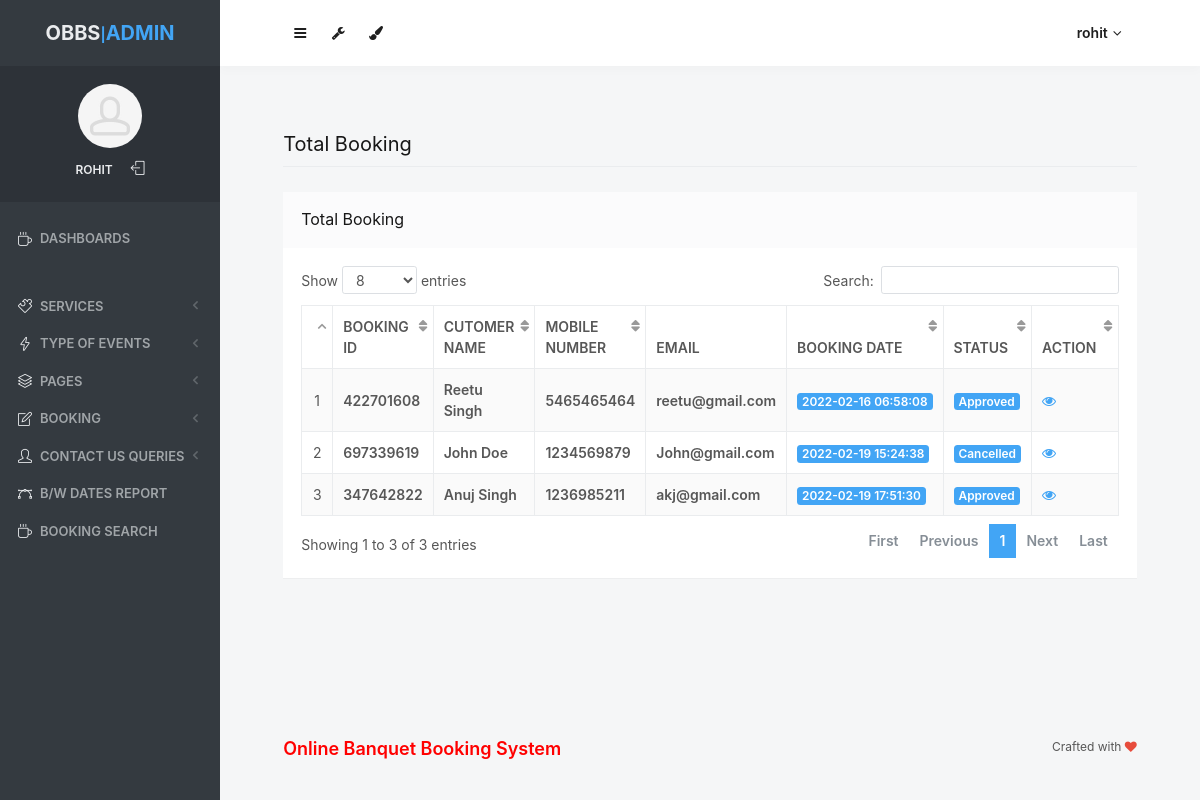
/weds/admin/all-booking.php (signed in), run on the app's committed database.
### tables this page shows
CREATE TABLE `tblbooking` (
  `ID` int(10) NOT NULL,
  `BookingID` int(10) DEFAULT NULL,
  `ServiceID` int(10) DEFAULT NULL,
  `UserID` int(5) DEFAULT NULL,
  `BookingFrom` date DEFAULT NULL,
  `BookingTo` date DEFAULT NULL,
  `EventType` varchar(200) DEFAULT NULL,
  `Numberofguest` int(10) DEFAULT NULL,
  `Message` mediumtext DEFAULT NULL,
  `BookingDate` timestamp NULL DEFAULT current_timestamp(),
  `Remark` varchar(200) DEFAULT NULL,
  `Status` varchar(200) DEFAULT NULL,
  `UpdationDate` timestamp NULL DEFAULT NULL ON UPDATE current_timestamp()
);

CREATE TABLE `tbluser` (
  `ID` int(10) NOT NULL,
  `FullName` varchar(200) DEFAULT NULL,
  `MobileNumber` bigint(10) DEFAULT NULL,
  `Email` varchar(200) DEFAULT NULL,
  `Password` varchar(200) DEFAULT NULL,
  `RegDate` timestamp NULL DEFAULT current_timestamp()
);

### weds/admin/all-booking.php (the view, shortened to what this page needs)
<?php
include('includes/dbconnection.php');
if (strlen($_SESSION['odmsaid']==0)) {
  header('location:logout.php');
  } else{
  ?>
<!doctype html>
<html lang="en" class="no-focus">
    <head>
        <link rel="stylesheet" href="assets/js/plugins/datatables/dataTables.bootstrap4.min.css">
        <link rel="stylesheet" id="css-main" href="assets/css/codebase.min.css">
    </head>
    <body>
        <div id="page-container" class="sidebar-o sidebar-inverse side-scroll page-header-fixed main-content-narrow">
           <?php include_once('includes/sidebar.php');?>
          <?php include_once('includes/header.php');?>
            <main id="main-container">
                <div class="content">
                    <h2 class="content-heading">Total Booking</h2>
                    <div class="block">
                        <div class="block-header block-header-default">
                            <h3 class="block-title">Total Booking</h3>
                        </div>
                        <div class="block-content block-content-full">
                            <table class="table table-bordered table-striped table-vcenter js-dataTable-full-pagination">
                                <thead>
                                    <tr>
                                        <th class="text-center"></th>
                                        <th>Booking ID</th>
                                        <th class="d-none d-sm-table-cell">Cutomer Name</th>
                                        <th class="d-none d-sm-table-cell">Mobile Number</th>
                                        <th class="d-none d-sm-table-cell">Email</th>
                                        <th class="d-none d-sm-table-cell">Booking Date</th>
                                        <th class="d-none d-sm-table-cell">Status</th>
                                        <th class="d-none d-sm-table-cell" style="width: 15%;">Action</th>
                                       </tr>
                                </thead>
                                <tbody>
                                    <?php
$sql="SELECT tbluser.FullName,tbluser.MobileNumber,tbluser.Email,tblbooking.ID as bid,tblbooking.BookingID,tblbooking.BookingDate,tblbooking.Status,tblbooking.ID from tblbooking join tbluser on tbluser.ID=tblbooking.UserID";
$query = $dbh -> prepare($sql);
$query->execute();
$results=$query->fetchAll(PDO::FETCH_OBJ);
$cnt=1;
if($query->rowCount() > 0)
{
foreach($results as $row)
{               ?>
                                    <tr>
                                        <td class="text-center"><?php echo htmlentities($cnt);?></td>
                                        <td class="font-w600"><?php  echo htmlentities($row->BookingID);?></td>
                                        <td class="font-w600"><?php  echo htmlentities($row->FullName);?></td>
                                        <td class="font-w600"><?php  echo htmlentities($row->MobileNumber);?></td>
                                        <td class="font-w600"><?php  echo htmlentities($row->Email);?></td>
                                        <td class="font-w600">
                                            <span class="badge badge-primary"><?php  echo htmlentities($row->BookingDate);?></span>
                                        </td>
                                        <?php if($row->Status==""){ ?>
                     <td class="font-w600"><?php echo "Not Updated Yet"; ?></td>
<?php } else { ?>
                                        <td class="d-none d-sm-table-cell">
                                            <span class="badge badge-primary"><?php  echo htmlentities($row->Status);?></span>
                                        </td>
<?php } ?>
                                         <td class="d-none d-sm-table-cell"><a href="view-booking-detail.php?editid=<?php echo htmlentities ($row->ID);?>&&bookingid=<?php echo htmlentities ($row->BookingID);?>"><i class="fa fa-eye" aria-hidden="true"></i></a></td>
                                    </tr>
                                    <?php $cnt=$cnt+1;}} ?>
                                </tbody>
                            </table>
                        </div>
                    </div>
                </div>
            </main>
           <?php include_once('includes/footer.php');?>
        </div>
    </body>
</html>
<?php }  ?>

### weds/admin/includes/sidebar.php (shortened to what this page needs)
     <?php
include('includes/dbconnection.php');
if (strlen($_SESSION['odmsaid']==0)) {
  header('location:logout.php');
  } else{
  ?>
   <nav id="sidebar">
                <div id="sidebar-scroll">
                    <div class="sidebar-content">
                        <div class="content-header content-header-fullrow px-15">
                            <div class="content-header-section text-center align-parent sidebar-mini-hidden">
                                <div class="content-header-item">
                                    <a class="link-effect font-w700" href="dashboard.php">
                                        <span class="font-size-xl text-dual-primary-dark">OBBS</span>|<span class="font-size-xl text-primary">ADMIN</span>
                                    </a>
                                </div>
                            </div>
                        </div>
                        <div class="content-side content-side-full content-side-user px-10 align-parent">
                            <div class="sidebar-mini-hidden-b text-center">
                                <a class="img-link" href="dashboard.php">
                                    <img class="img-avatar" src="assets/img/avatars/avatar15.jpg" alt="">
                                </a>
                                <ul class="list-inline mt-10">
                                    <?php
$aid=$_SESSION['odmsaid'];
$sql="SELECT AdminName from  tbladmin where ID=:aid";
$query = $dbh -> prepare($sql);
$query->bindParam(':aid',$aid,PDO::PARAM_STR);
$query->execute();
$results=$query->fetchAll(PDO::FETCH_OBJ);
$cnt=1;
if($query->rowCount() > 0)
{
foreach($results as $row)
{               ?>
                                    <li class="list-inline-item">
                                        <a class="link-effect text-dual-primary-dark font-size-xs font-w600 text-uppercase" href="admin-profile.php"><?php  echo $row->AdminName;?></a>
                                    </li><?php $cnt=$cnt+1;}} ?>
                                    <li class="list-inline-item">
                                        <a class="link-effect text-dual-primary-dark" href="logout.php">
                                            <i class="si si-logout"></i>
                                        </a>
                                    </li>
                                </ul>
                            </div>
                        </div>
                        <div class="content-side content-side-full">
                            <ul class="nav-main">
                                <li class="open">
                                    <a href="dashboard.php"><i class="si si-cup"></i><span class="sidebar-mini-hide">Dashboards</span></a>
                                </li>
                                <li class="nav-main-heading"><span class="sidebar-mini-visible">UI</span><span class="sidebar-mini-hidden"></span></li>
                                <li>
                                    <a class="nav-submenu" data-toggle="nav-submenu"><i class="si si-puzzle"></i><span class="sidebar-mini-hide"></span>Services</a>
                                </li>
                                <li>
                                    <a class="nav-submenu" data-toggle="nav-submenu" href="#"><i class="si si-energy"></i><span class="sidebar-mini-hide">Type of Events</span></a>
                                </li>
                                <li>
                                    <a class="nav-submenu" data-toggle="nav-submenu" href="#"><i class="si si-layers"></i><span class="sidebar-mini-hide">Pages</span></a>
                                </li>
                                <li>
                                    <a class="nav-submenu" data-toggle="nav-submenu" href="#"><i class="si si-note"></i><span class="sidebar-mini-hide">Booking</span></a>
                                </li>
                                <li>
                                    <a class="nav-submenu" data-toggle="nav-submenu" href="#"><i class="si si-user"></i><span class="sidebar-mini-hide">Contact Us Queries</span></a>
                                </li>
                                <li>
                                    <a  href="between-dates-report.php"><i class="si si-vector"></i><span class="sidebar-mini-hide">B/w Dates Report</span></a>
                                </li>
                     <li>
                                    <a href="booking-search.php"><i class="si si-cup"></i><span class="sidebar-mini-hide">Booking Search</span></a>
                                </li>
                            </ul>
                        </div>
                    </div>
                </div>
            </nav>
           <?php }  ?>

### weds/admin/includes/header.php (shortened to what this page needs)
   <?php
include('includes/dbconnection.php');
if (strlen($_SESSION['odmsaid']==0)) {
  header('location:logout.php');
  } else{
  ?>
            <header id="page-header">
                <div class="content-header">
                    <div class="content-header-section">
                        <button type="button" class="btn btn-circle btn-dual-secondary" data-toggle="layout" data-action="sidebar_toggle">
                            <i class="fa fa-navicon"></i>
                        </button>
                        <div class="btn-group" role="group">
                            <button type="button" class="btn btn-circle btn-dual-secondary" id="page-header-options-dropdown" data-toggle="dropdown" aria-haspopup="true" aria-expanded="false">
                                <i class="fa fa-wrench"></i>
                            </button>
                        </div>
                        <div class="btn-group" role="group">
                            <button type="button" class="btn btn-circle btn-dual-secondary" id="page-header-themes-dropdown" data-toggle="dropdown" aria-haspopup="true" aria-expanded="false">
                                <i class="fa fa-paint-brush"></i>
                            </button>
                        </div>
                    </div>
                    <div class="content-header-section">
                        <div class="btn-group" role="group">
                            <?php
$aid=$_SESSION['odmsaid'];
$sql="SELECT AdminName from  tbladmin where ID=:aid";
$query = $dbh -> prepare($sql);
$query->bindParam(':aid',$aid,PDO::PARAM_STR);
$query->execute();
$results=$query->fetchAll(PDO::FETCH_OBJ);
$cnt=1;
if($query->rowCount() > 0)
{
foreach($results as $row)
{               ?>
                            <button type="button" class="btn btn-rounded btn-dual-secondary" id="page-header-user-dropdown" data-toggle="dropdown" aria-haspopup="true" aria-expanded="false">
                                <?php  echo $row->AdminName;?><i class="fa fa-angle-down ml-5"></i>
                            </button>
                            <?php $cnt=$cnt+1;}} ?>
                        </div>
                    </div>
                </div>
            </header>
            <?php }  ?>

### weds/admin/includes/footer.php
<footer id="page-footer" class="opacity-0">
    <div class="content py-20 font-size-xs clearfix">
        <div class="float-right">
            Crafted with <i class="fa fa-heart text-pulse"></i>
        </div>
        <div class="float-left">
           <h5 style="color: red"> Online Banquet Booking System </h5>
        </div>
    </div>
</footer>

### data on the page
tblbooking: BookingID "422701608", UserID.FullName "Reetu Singh", UserID.MobileNumber "5465465464", UserID.Email "reetu@gmail.com", BookingDate "2022-02-16 06:58:08", Status "Approved"
tblbooking: BookingID "697339619", UserID.FullName "John Doe", UserID.MobileNumber "1234569879", UserID.Email "John@gmail.com", BookingDate "2022-02-19 15:24:38", Status "Cancelled"
tblbooking: BookingID "347642822", UserID.FullName "Anuj Singh", UserID.MobileNumber "1236985211", UserID.Email "akj@gmail.com", BookingDate "2022-02-19 17:51:30", Status "Approved"

### other printed values
$row->AdminName "ROHIT"
$row->AdminName "rohit"
